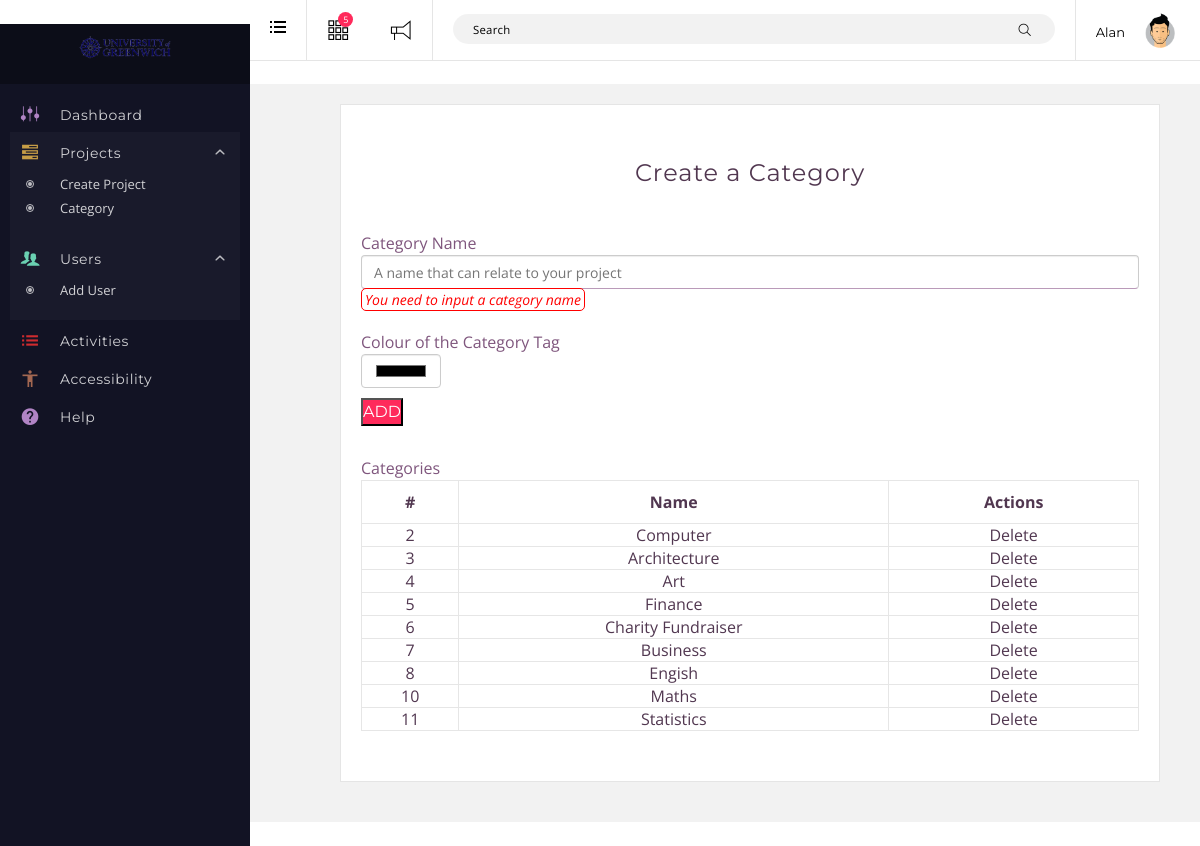
/add_category.php?status=error (signed in), run on the app's committed database.
### tables this page shows
CREATE TABLE `users` (
  `id` int(99) NOT NULL,
  `display_name` varchar(255) NOT NULL,
  `password` varchar(255) NOT NULL,
  `email` varchar(255) NOT NULL,
  `role` smallint(9) NOT NULL
);

CREATE TABLE `terms` (
  `id` bigint(99) NOT NULL,
  `name` varchar(255) NOT NULL,
  `color` varchar(255) NOT NULL
);

### database.php (called while the page is built, shortened)
<?php
class database
{
	var $connection = null;
    function connect()
    {
        $hostname = "localhost";
        $dbuser = "root";
        $dbpass = "";
        $dbname = "GWizards";
        if($this->connection == null)
        {
            $this->connection = mysqli_connect($hostname,$dbuser,$dbpass,$dbname);
            if(!$this->connection)
    		{
    			die("Websie is on maintain, please comeback later");
    		}
            else    mysqli_query($this->connection,'set names utf8');
        }
    }
    function disconnect()
    {
        $this->connection = null;
    }
    function select_all_query($sql)
    {
        if($sql != '')
        {
            $list = mysqli_query($this->connection,$sql);
            $result = array();
            if( mysqli_num_rows($list) > 0)
            {
                while($row = mysqli_fetch_array($list,MYSQLI_ASSOC))
                {
                    $result[] = $row;
                }
                return $result;
            }
            else
            {
                return false;
            }
        }
    }
}
?>

### classes/_users.php (called while the page is built, shortened)
<?php
class User
{
    public function __construct()
    {
     	$this->admins = $this->get_admins();
    }
	function get_admins() {
		global $database;
		$sql = "SELECT * From users WHERE role=0";
		$result = $database->select_all_query( $sql );
		return $result;
	}
}
$GLOBALS['user'] = new User();

### classes/_project.php (called while the page is built, shortened)
<?php
class project
{
	public function __construct()
    {
        $this->unapproved_project = $this->get_projects( 'unapproved', null, true );
    }
    function get_projects( $filter, $paged = null, $notification = null ) {
    	global $database,$user;
    	$sql = 'SELECT projects.id,projects.author,projects.title,projects.description,projects.date,projects.status FROM projects';
    	$cat = isset( $_GET['cat'] ) ? $_GET['cat'] : null;
    	switch ( $filter ) {
    		case 'unapproved':
    			$sql .= ' WHERE projects.status="PENDING"';
    			break;
    	}
    	$search = isset( $_GET['s'] ) ? $_GET['s'] : null;
    	$result = $database->select_all_query( $sql );
		return $result;
    }
}

### classes/_terms.php (called while the page is built, shortened)
<?php
class terms
{
    function get_all_terms() {
    	global $database;
		$sql = "SELECT * From terms";
		$result = $database->select_all_query( $sql );
		return $result;
    }
}

### add_category.php (the view)
<?php
include("header.php");
if ( $session ):
		if ( 0 == $session['role'] ) {
?>
			<div id="content" class="tpl-full-width">
				<div id="main-container" class="clearfix">
					<div class="main container submit-container main-container" role="main">
						<div class="content-wrap">
							<div class="main-content container-fluid">
								<div class="col-xs-12 col-md-10">
						            <div class="panel panel-default">
											<h2> Create a Category </h2>
											<form method="POST" action="modules/add_category.php">
												<div class="form-group">
													<label for="cat-name">Category Name</label>
													<input type="text" name="cat-name" class="form-control" id="cat-name" placeholder="A name that can relate to your project">
													<?php $status = isset( $_GET['status'] ) ? $_GET['status'] : null; ?>
													<?php if ( $status ): ?>
															<div class="alert alert-danger" role="alert">
																<i>You need to input a category name</i>
															</div>
													<?php endif; ?>
												</div>
												<div class="form-group">
													<label for="cat-color">Colour of the Category Tag</label>
													<input type="color" name="cat-color" class="form-control" id="cat-color" style="width: 80px;">
												</div>
												<button type="submit" class="btn btn-default">Add</button>
											</form>
											<label for="cat-name">Categories</label>
											<table class="table table-bordered" style="width: 100%;text-align: center;">
													<thead>
														<tr>
															<th>#</th>
															<th>Name</th>
															<th>Actions</th>
														</tr>
													</thead>
													<?php
														$all_terms = $terms->get_all_terms();
													?>
													<?php if ( $all_terms ) : ?>
													<?php foreach ( $all_terms as $t ) : ?>
														<tbody>
															<tr>
																<td><?php echo $t['id']; ?></td>
																<td><?php echo $t['name']; ?></td>
																<?php if ( '0' == $session['role'] ): ?>
																<td>
																	<a  onclick="return confirm('Do you really want to delete the category?')" href="modules/delete_category.php?id=<?php echo $t['id'] ?>"> Delete </a>
																</td>
																<?php endif; ?>
														   </tr>
														</tbody>
													<?php endforeach; ?>
												<?php endif; ?>
											</table>
									</div>
								</div>
							</div>
						</div>
					</div>
				</div>
			</div>
		<?php } ?>
<?php else: ?>
	<?php include("login.php"); ?>
<?php endif; ?>
<?php include("footer.php"); ?>

### header.php (shortened to what this page needs)
<?php
require_once("database.php");
require_once("classes/_users.php");
require_once("classes/_terms.php");
require_once("classes/_project.php");
$session = isset( $_SESSION ) ? $_SESSION : null;
?>
<html class="js applicationcache geolocation history postmessage svg websockets localstorage sessionstorage websqldatabase webworkers hashchange audio canvas canvastext video webgl cssgradients multiplebgs opacity rgba inlinesvg hsla supports svgclippaths smil no-hiddenscroll fontface generatedcontent textshadow indexeddb indexeddb-deletedatabase cssanimations backgroundsize borderimage borderradius boxshadow csscolumns csscolumns-width csscolumns-span csscolumns-fill csscolumns-gap csscolumns-rule csscolumns-rulecolor csscolumns-rulestyle csscolumns-rulewidth csscolumns-breakbefore csscolumns-breakafter csscolumns-breakinside flexbox cssreflections csstransforms csstransforms3d csstransitions no-touchevents" lang="en-US" prefix="og: http://ogp.me/ns#" style="">
	<head>
	<div class="fit-vids-style"></div>
	<link rel="stylesheet" id="bootstrap-css" href="assets/css/bootstrap.min.css" type="text/css" media="all">
	<link rel="stylesheet" id="alan-font-icons-css" href="assets/fonts/style.css" type="text/css" media="all">
	<link rel="stylesheet" id="alan-dynamic-css" href="assets/css/theme.css" type="text/css" media="all">
	<link rel="stylesheet" id="alan-dynamic-css" href="assets/css/main.css" type="text/css" media="all">
	<link rel="stylesheet" id="alan-dynamic-css" href="assets/css/chosen.min.css" type="text/css" media="all">
	</head>
		<body class="activity just-me buddypress bp-legacy single singular page-template-default page page-parent logged-in js is-user-profile device-lg">
		<div id="sidemenu-wrapper" class="sidemenu-colors has-sidemenu-footer">
			<div class="sidemenu-inner">
				<div class="sidemenu-header">
					<div class="logo">
						<a href="http://localhost/GWizardsSystem/" class="real-logo standard-logo" https:="" >
						<img src="assets/images/logo.png" alt="">
						</a>
					</div>
				</div>
				<?php if ( $session ): ?>
				<div class="sidemenu-main">
					<div class="sidemenu-main-inner">
						<div class="scroll-container-wrapper">
							<div class="scroll-container">
								<div class="menu-section click-menu">
									<ul id="menu-side" class="menu-list alan-nav-menu ">
										<li class="menu-item menu-item-type-post_type menu-item-object-page menu-item-home">
											<a title="Dashboard" href="index.php">
												<i class="icon-buddyapp-dashboard" style="color:#d9a1ee"></i> <span>Dashboard</span>
											</a>
										</li>
										<li class="menu-item menu-item-type-post_type menu-item-object-page menu-item-has-children has-submenu open">
											<a title="Submit Project" href="project.php"><i class="icon-buddyapp-projects" style="color:#f2be4d"></i> <span>Projects</span></a> <span class="menu-arrow"></span>
											<ul role="menu" class="submenu">
												<li class="menu-item menu-item-type-post_type menu-item-object-page"><a href="submit.php"><span>Create Project</span></a>
												</li>
												<?php if ( '0' == $session['role'] ): ?>
													<li class="menu-item menu-item-type-post_type menu-item-object-page"><a href="add_category.php"><span>Category</span></a>
													</li>
												<?php endif ?>
											</ul>
										</li>
										<li class="menu-item menu-item-type-post_type menu-item-object-page <?php if ( '0' == $session['role'] ) { echo 'menu-item-has-children has-submenu open'; } ?>">
											<a title="Dashboard" href="user.php">
												<i class="icon-buddyapp-members" style="color: aquamarine;"></i> <span>Users</span>
											</a>
											<?php if ( '0' == $session['role'] ): ?>
												<span class="menu-arrow"></span>
											<?php endif ?>
											<?php if ( '0' == $session['role'] ): ?>
												<ul role="menu" class="submenu">
													<li class="menu-item menu-item-type-post_type menu-item-object-page"><a href="add_user.php"><span>Add User</span></a>
													</li>
												</ul>
											<?php endif ?>
										</li>
										<li class="menu-item menu-item-type-post_type menu-item-object-page menu-item-home">
											<a title="Help" href="accessibility.php">
												<i class="icon-buddyapp-all-activity" style="color:#ff3232"></i> <span>Activities</span>
											</a>
										</li>
										<li class="menu-item menu-item-type-post_type menu-item-object-page menu-item-home">
											<a title="Help" href="accessibility.php">
												<i class="icon-accessibility" style="color:#C87D5D"></i> <span>Accessibility</span>
											</a>
										</li>
										<li class="menu-item menu-item-type-post_type menu-item-object-page menu-item-home">
											<a title="Help" href="help.php">
												<i class="icon-help" style="color:#d9a1ee"></i> <span>Help</span>
											</a>
										</li>
									</ul>
								</div>
							</div>
						</div>
					</div>
				</div>
				<?php endif ?>
			</div>
		</div>
		<div id="page-wrapper" class="clearfix">
			<?php if ( $session ): ?>
			<header id="header" class="header-colors header-layout-01 has-search hover-menu has-language">
				<div id="header-wrap">
					<div class="header-left">
						<a href="#" id="alan-hamburger" class="sidemenu-trigger sidemenu-icon-wrapper">
							<span class="sidemenu-icon">
								<span><i></i><b></b></span>
								<span><i></i><b></b></span>
								<span><i></i><b></b></span>
							</span>
						</a>
					</div>
					<div class="second-menu">
						<div class="second-menu-main">
							<div class="second-menu-inner">
								<div class="scroll-container-wrapper">
									<div class="scroll-container">
										<div class="second-menu-section">
											<ul id="menu-header-icons" class="basic-menu header-icons alan-nav-menu">
												<?php if ( '0' == $session['role'] ): ?>
												<?php
													$notifications = $project->unapproved_project;
												?>
												<li class="alan-menu alan-tasks-nav has-submenu alan-tasks menu-item menu-item-type-custom menu-item-object-custom">
													<a href="http://localhost/GWizardsSystem/project.php?filter=unapproved">
														<i class="icon-tasks-line"></i>
														<?php if ( $notifications ): ?>
															<b class="bubble"><?php echo count( $notifications ) ?></b>
														<?php endif ?>
													</a>
												</li>
												<?php endif; ?>
												<li class="alan-menu alan-notifications-nav has-submenu alan-notifications menu-item menu-item-type-custom menu-item-object-custom">
													<a href="#" title="">
													<i class="icon-notification-line"></i>
													<span>Notifications</span></a>
												</li>
											</ul>
											<div class="search-form-wrapper">
												<?php $seach = isset( $_GET['s'] ) ? $_GET['s'] : '' ?>
												<form id="searchform" class="search-form alan-search-wrap alan-search-form" method="get" action="index.php" data-context="">
													<input id="main-search" class="header-search" autocomplete="off" required="" type="text" name="s" value="<?php echo $seach ?>" placeholder="Search">
													<button type="submit" class="header-search-button"></button>
												</form>
											</div>
											<ul class="basic-menu header-menu">
												<li class="has-submenu alan-user_avatar-nav my-profile-default">
												<a href="#" class="open-submenu">
													<img src="assets/images/a3.png" class="avatar user-33-avatar avatar-50 photo" width="50" height="50" alt="Profile picture of user">
													<span><?php echo $session['display_name']; ?></span>
												</a>
												</li>
											</ul>
										</div>
									</div>
								</div>
							</div>
						</div>
					</div>
				</div>
			</header>
		<?php endif; ?>

### assets/css/main.css (style rules this page uses)
#alan-hamburger, #alan-3dot { padding-top: 21px; }
#main-search { margin-top: 14px; }
#searchform { margin-bottom: 0px; }
.second-menu .search-form-wrapper .search-form { position: relative; }
#content { background: rgba(0,0,0,0.05); }
.content-wrap { padding: 20px 20px; }
.panel { margin-bottom: 20px; border: 1px solid rgba(0,0,0,0.1); overflow: hidden; padding: 20px; background: #fff; }
.form-group { padding: 10px 0px; }
.form-group:before, .form-group:after { display: table; content: " "; box-sizing: border-box; }
.form-group:after { clear: both; }
.form-control { display: block; width: 100%; height: 34px; padding: 6px 12px; font-size: 14px; line-height: 1.42857143; color: #555; background-color: #fff; background-image: none; border: 1px solid #ccc; border-radius: 4px; -webkit-box-shadow: inset 0 1px 1px rgba(0,0,0,.075); box-shadow: inset 0 1px 1px rgba(0,0,0,.075); -webkit-transition: border-color ease-in-out .15s,-webkit-box-shadow ease-in-out .15s; -o-transition: border-color ease-in-out .15s,box-shadow ease-in-out .15s; transition: border-color ease-in-out .15s,box-shadow ease-in-out .15s; }
table tr th { padding: 10px; }
.logo { text-align: center; margin-top: 12px; }
.logo img { height: 40px; }
* { margin: 0; padding: 0; }
header { background-color:rgba(33, 33, 33, 0.9); color:#ffffff; display:block; font: 14px/1.3 Arial,sans-serif; height:50px; position:relative; z-index:5; }
h2 { margin-top: 30px; text-align: center; }
header a, a:visited { text-decoration:none; color:#fcfcfc; }
.alert-danger i { color: red; padding: 1px 3px; border: 1px solid; border-radius: 5px; width: auto; font-size: 14px; }

### data on the page
users: display_name "Alan"
terms: id "2", name "Computer"
terms: id "3", name "Architecture"
terms: id "4", name "Art"
terms: id "5", name "Finance"
terms: id "6", name "Charity Fundraiser"
terms: id "7", name "Business"
terms: id "8", name "Engish"
terms: id "10", name "Maths"
terms: id "11", name "Statistics"

### other printed values
count( $notifications ) "5"
